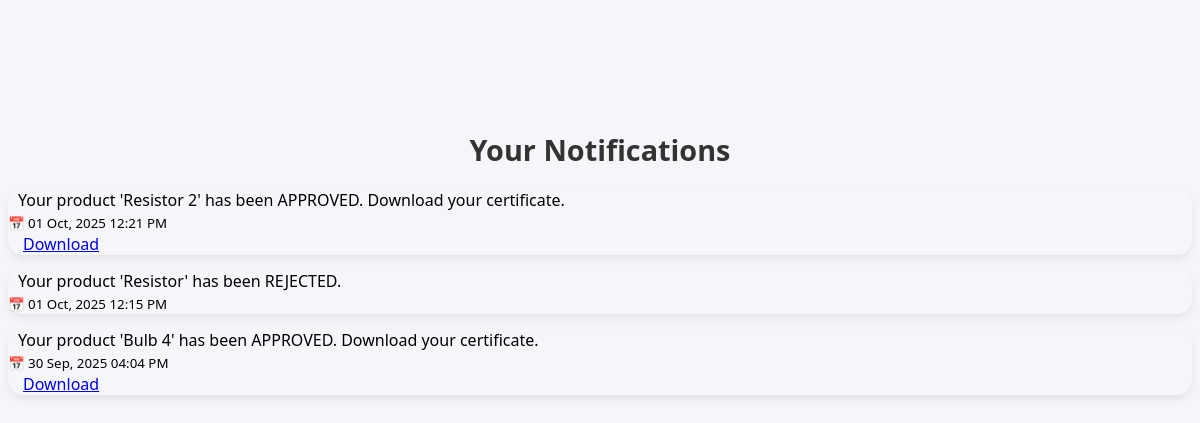
/notification.php (signed in), run on the app's committed database.
### tables this page shows
CREATE TABLE `notifications` (
  `id` int(11) NOT NULL,
  `user_id` int(11) NOT NULL,
  `product_id` int(11) NOT NULL,
  `message` text DEFAULT NULL,
  `created_at` timestamp NOT NULL DEFAULT current_timestamp()
);

### notification.php (the view, shortened to what this page needs)
<?php
$user_id = $_SESSION['user_id'];
$result = mysqli_query($con, "SELECT * FROM notifications WHERE user_id='$user_id' ORDER BY created_at DESC");
?>
<!DOCTYPE html>
<html lang="en">
<head>
</head>
<body>
  <div class="container mt-5">
    <h2 class="notification-header"><i data-feather="bell"></i> Your Notifications</h2>
    <?php if(mysqli_num_rows($result) > 0) { ?>
      <?php while($row = mysqli_fetch_assoc($result)) { ?>
        <div class="card notification-card p-3">
          <div class="d-flex justify-content-between align-items-center">
            <div>
              <?php echo $row['message']; ?>
              <br>
              <small class="text-muted">📅 <?php echo date("d M, Y h:i A", strtotime($row['created_at'])); ?></small>
            </div>
            <?php if (strpos($row['message'], 'APPROVED') !== false) { ?>
              <a href="certificate.php?product_id=<?php echo $row['product_id']; ?>" class="btn btn-sm btn-primary">
                <i data-feather="download"></i> Download
              </a>
            <?php } ?>
          </div>
        </div>
      <?php } ?>
    <?php } ?>
  </div>
</body>
</html>

### notification.php (style rules this page uses)
body { background: #f4f6f9; font-family: 'Segoe UI', Tahoma, Geneva, Verdana, sans-serif; }
.notification-card { border: none; border-radius: 15px; box-shadow: 0 4px 10px rgba(0,0,0,0.08); margin-bottom: 15px; transition: 0.3s ease-in-out; }
.notification-header { font-size: 1.8rem; font-weight: 600; margin-bottom: 20px; margin-top: 130px; color: #333; text-align: center; }
.btn-primary { border-radius: 30px; padding: 6px 15px; }

### data on the page
notifications: message "Your product 'Resistor 2' has been APPROVED. Download your certificate.", created_at "01 Oct, 2025 12:21 PM"
notifications: message "Your product 'Resistor' has been REJECTED.", created_at "01 Oct, 2025 12:15 PM"
notifications: message "Your product 'Bulb 4' has been APPROVED. Download your certificate.", created_at "30 Sep, 2025 04:04 PM"
